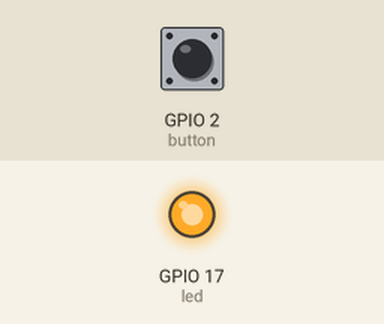
The program below on a simulated Raspberry Pi (BCM pin numbers). On the bench: output pins drawn as LEDs (lit = HIGH). The inputs (shaded band) are chosen by the test bench; at power-on: GPIO 2 (button) HIGH. What the program prints to the terminal is not drawn.

Above: at 0.1 s.
At 10.6 s:
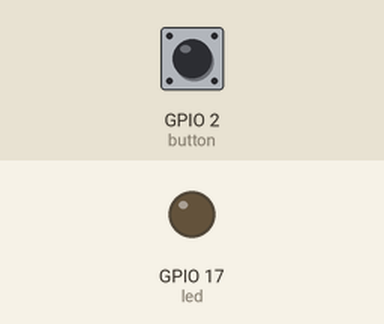
Timing chart, 0 to 12.1 s (numbered marks = the images above):
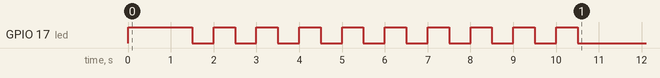

The program:

day1_level1_led_button.py
```python
"""
Raspberry Pi Camp - Day 1 - Level 1 (guided build)
Simple LED circuit, then adding a button.

Wiring:
    LED    -> GPIO 17 (through a resistor) -> GND
    Button -> GPIO 2 -> GND
"""

from gpiozero import LED, Button
from time import sleep
from signal import pause

led = LED(17)

# --- Step 1: turn the LED on and off ---
led.on()
sleep(1)
led.off()

# --- Step 2: make it blink ---
for i in range(10):
    led.on()
    sleep(0.5)
    led.off()
    sleep(0.5)

# --- Step 3: add a button that controls the LED ---
button = Button(2)

button.when_pressed = led.on
button.when_released = led.off

print("Hold the button to light the LED. Press Ctrl+C to quit.")
pause()  # keeps the program alive so the button keeps working
```
